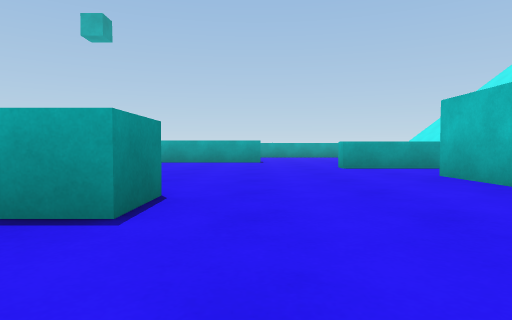
[1] (above)

22 first-person views from a walk through a 3-D level made in the Unity game engine. The camera is 0.43 m above the floor, tilts 2° down and sees 75° across. The floor is counted in squares, 1 m on a side. Each view is taken from the middle of a square. On the plan, view 1 faces up. The plan holds only what a view shows up to about 9 squares ahead; the rest is blank. The place goes on beyond the plan. The player character is not drawn. Surface patterns are stand-ins for the level's own textures.

[2]
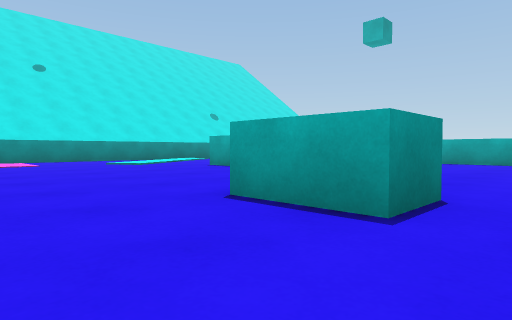

[3]
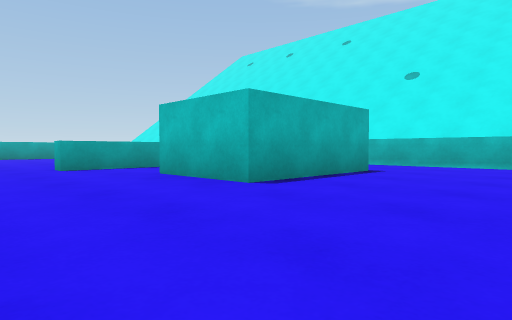

[4]
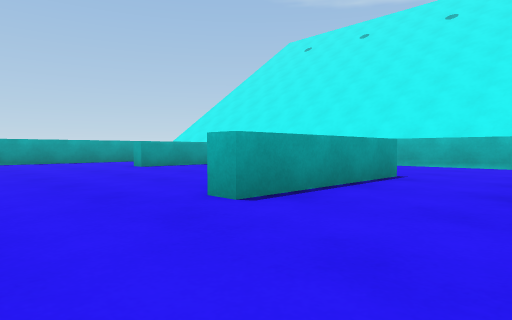

[5]
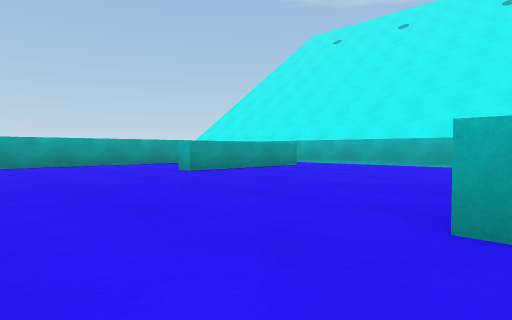

[6]
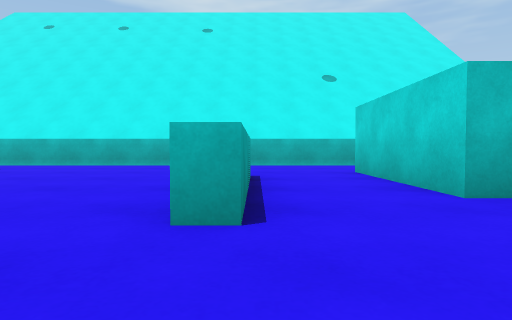

[7]
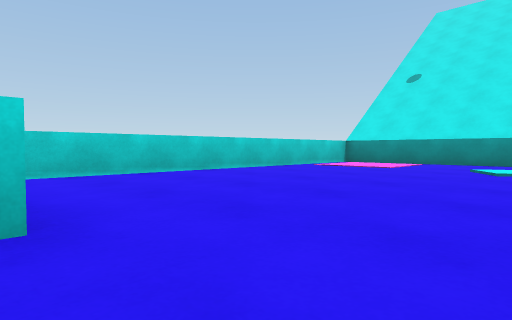

[8]
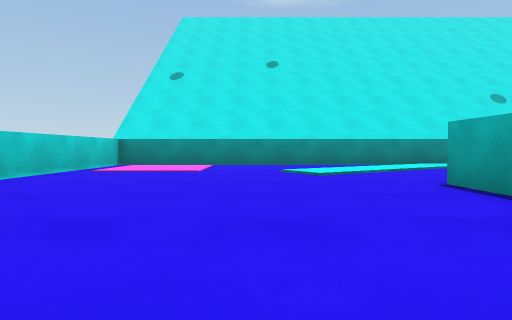

[9]
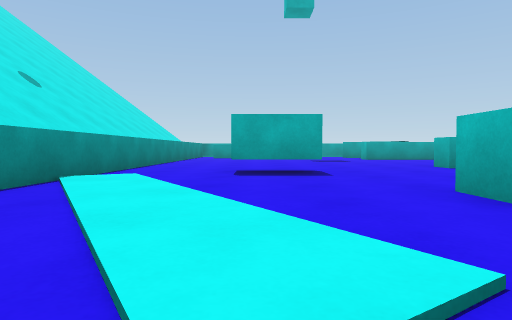

[10]
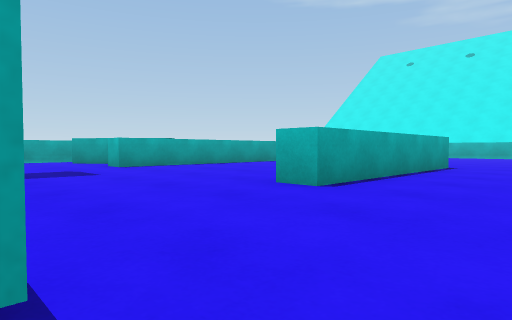

[11]
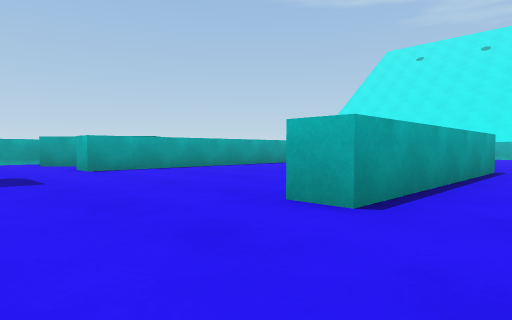

[12]
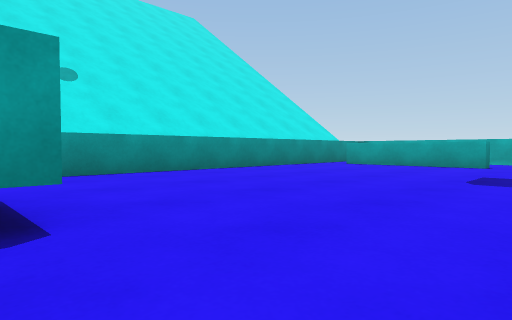

[13]
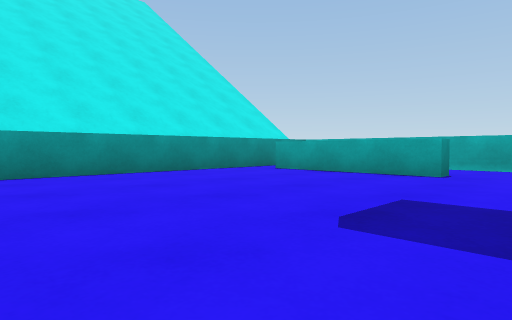

[14]
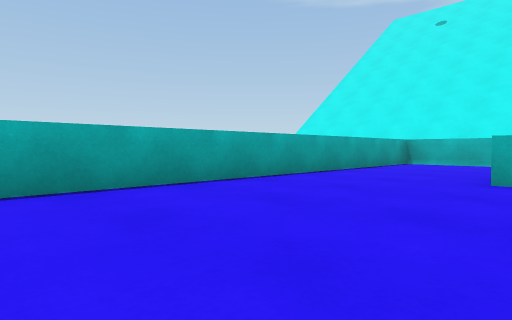

[15]
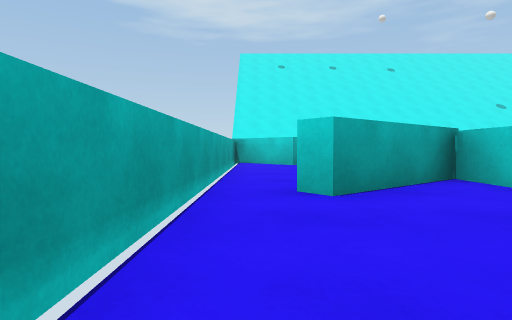

[16]
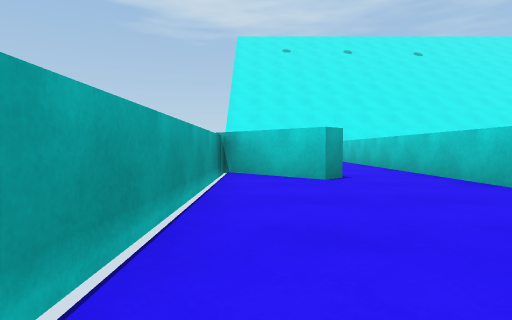

[17]
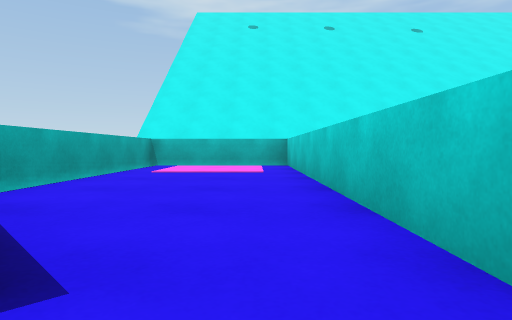

[18]
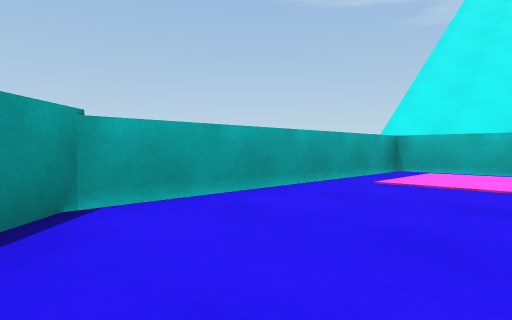

[19]
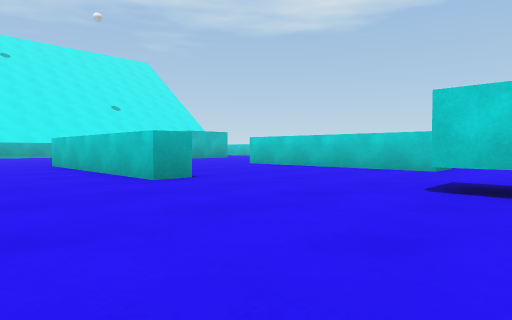

[20]
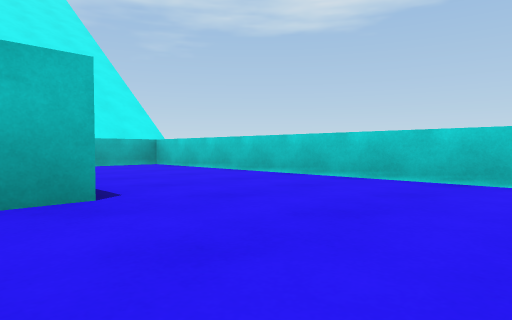

[21]
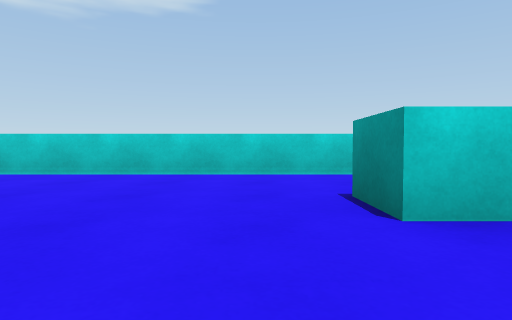

[22]
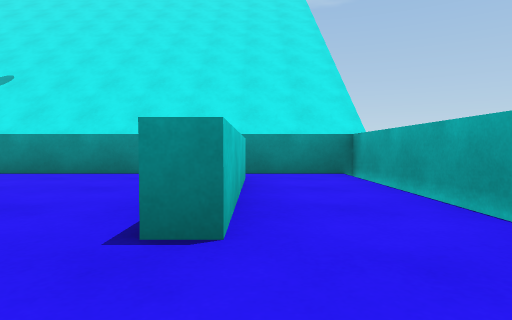

### Floor plan
Ten units are one square. View 1 is at (0, 0); x grows to the right and y downward. Boxes are objects, and circles mark ways between rooms. Rooms are numbered by the first view taken in them; rooms with no view inside come last. Other rooms are left out.
<svg viewBox="-122 -201 211 212">
<path fill="none" stroke="#000" d="M2 -102 -48 -102 -48 -108 1 -108M-59 -53 -70 -53 -70 -63 -29 -63M52 -71 18 -71 18 -75M-33 -162 -50 -183 -46 -186M61 -30 29 -30 29 -52 61 -52M70 -124 36 -124 36 -129M-35 -196 -117 -196 -117 6 84 6 84 -156 -48 -156 -48 -162M-89 -178 -76 -178 -76 -175 -109 -175M-4 -162 6 -162M9 -177 6 -180 22 -196 -35 -196M-44 -162 -33 -162M6 -162 84 -162 84 -196 28 -196 23 -191"/>
<rect x="-95" y="-95" width="20" height="10" fill="#bbb"><title>cyan block</title></rect>
<rect x="-25" y="-35" width="20" height="20" fill="#bbb"><title>cyan block</title></rect>
<circle cx="-45" cy="-190" r="3" fill="#2a7"/>
<circle cx="15" cy="-170" r="3" fill="#2a7"/>
<text x="-20" y="-80">1</text>
<text x="-10" y="-180">2</text>
<text x="50" y="-180">3</text>
</svg>
Room 1 opens to room 2. Room 2 opens to room 3.

Where each view was taken, in squares from view 1:
view 1: 0 up, 0 right, facing up
view 2: 0 up, 0 right, facing up-left
view 3: 0 up, 0 right, facing up-right
view 4: 5 up, 0 right, facing up-right
view 5: 7 up, 0 right, facing up-right
view 6: 7 up, 0 right, facing right
view 7: 5 up, 2 left, facing down-left
view 8: 3 up, 3 left, facing left
view 9: 3 up, 9 left, facing up
view 10: 8 up, 8 left, facing up-right
view 11: 9 up, 7 left, facing up-right
view 12: 9 up, 6 left, facing up-left
view 13: 12 up, 6 left, facing up-left
view 14: 12 up, 1 left, facing up-right
view 15: 19 up, 8 left, facing right
view 16: 19 up, 4 left, facing right
view 17: 17 up, 0 right, facing right
view 18: 17 up, 2 right, facing up-right
view 19: 13 up, 9 left, facing down-right
view 20: 4 up, 0 right, facing down-right
view 21: 5 up, 0 right, facing down
view 22: 18 up, 6 left, facing left
